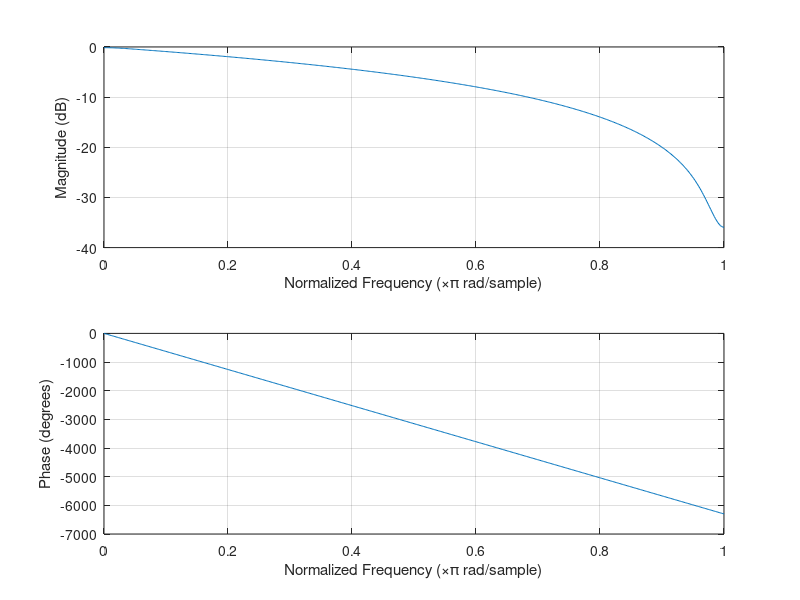

MATLAB code to generate this figure: (Note: this script raises an error after producing the figure.)
N = 70;
Fc = 270e3;
fs = 2.048e9;
f = [0 Fc/(fs/2) 1];
m = [1 1 0];
coeff = fir2(N, f, m);

freqz(coeff)
figure;
plot(demod.Time, demod.Data);
xlabel("\textbf{Time (s)}", 'Interpreter','latex');
ylabel('\textbf{Amplitude}', 'Interpreter','latex');
title('\textbf{Demodulated signal ($f_c=500MHz$)}', 'Interpreter','latex');
